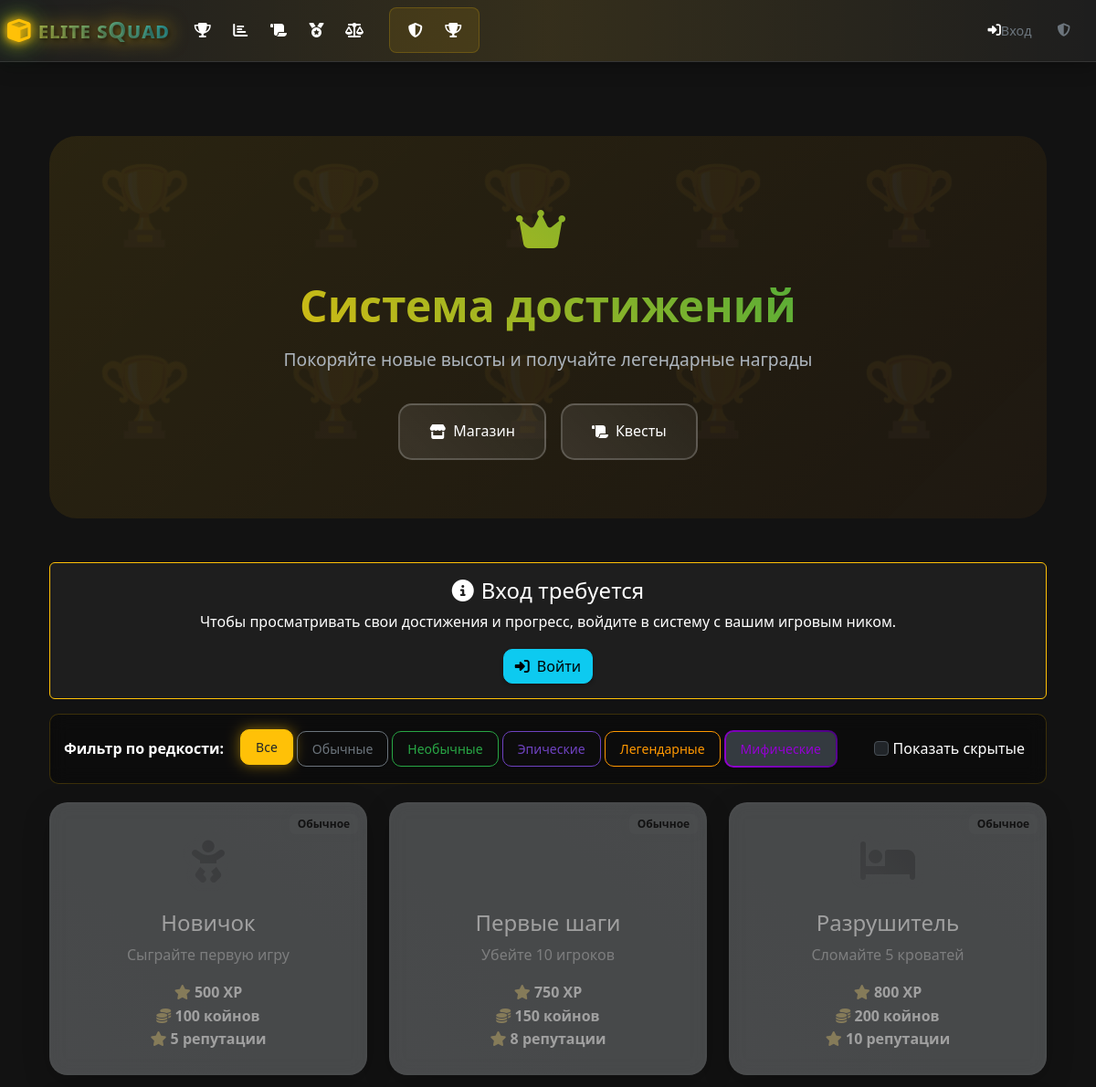
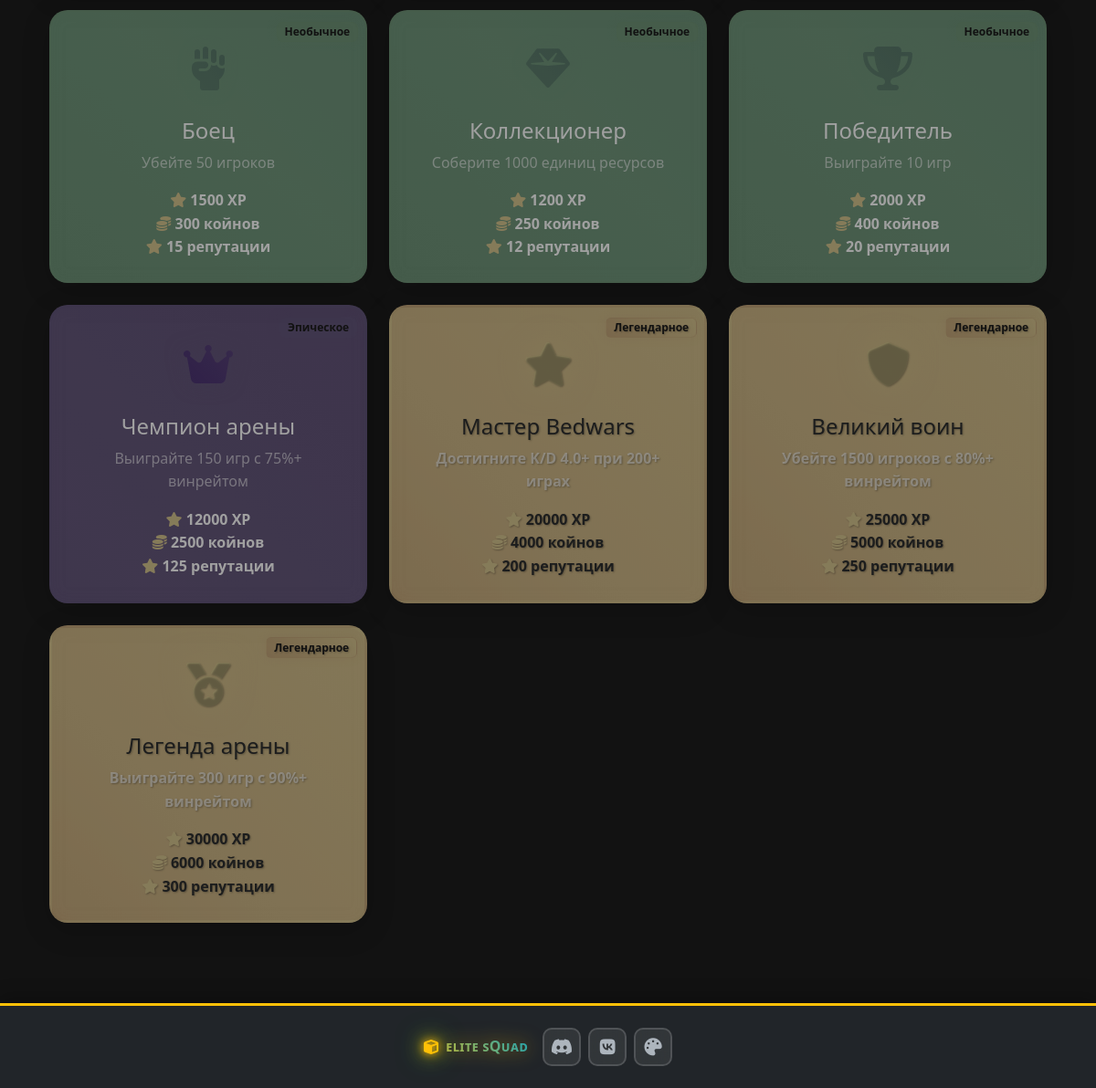
/achievements, run on the app's committed database (2 pictures, top to bottom).
### models.py (models this page shows, shortened)
class Achievement(db.Model):
    id = db.Column(db.Integer, primary_key=True)
    title = db.Column(db.String(200), nullable=False)
    description = db.Column(db.Text, nullable=False)
    icon = db.Column(db.String(50), default='fas fa-medal')
    rarity = db.Column(db.String(20), default='common')  # common, uncommon, epic, legendary, mythic
    unlock_condition = db.Column(db.Text, nullable=False)  # JSON condition
    reward_xp = db.Column(db.Integer, default=0)
    reward_coins = db.Column(db.Integer, default=0)
    reward_reputation = db.Column(db.Integer, default=0)
    reward_title = db.Column(db.String(100), nullable=True)
    is_hidden = db.Column(db.Boolean, default=False)
    created_at = db.Column(db.DateTime, default=datetime.utcnow)
    player_achievements = db.relationship('PlayerAchievement', backref='achievement', lazy=True)

### routes.py (the view)
@app.route('/achievements')
def achievements():
    is_admin = session.get('is_admin', False)
    current_player = None
    player_nickname = session.get('player_nickname')
    if player_nickname:
        current_player = Player.query.filter_by(nickname=player_nickname).first()
    if Achievement.query.count() == 0:
        Achievement.create_default_achievements()
    all_achievements = Achievement.query.all()
    player_achievements = []
    if current_player:
        player_achievements = PlayerAchievement.query.filter_by(
            player_id=current_player.id
        ).all()
    for achievement in all_achievements:
        achievement.earned_count = PlayerAchievement.query.filter_by(achievement_id=achievement.id).count()
    return render_template('achievements.html',
                         achievements=all_achievements,
                         player_achievements=player_achievements,
                         current_player=current_player,
                         is_admin=is_admin)

### routes.py (called while the page is built)
@app.context_processor
def inject_current_player():
    current_player = None
    player_nickname = session.get('player_nickname')
    if player_nickname:
        current_player = Player.query.filter_by(nickname=player_nickname).first()
    if 'language' not in session:
        session['language'] = 'ru'
    return dict(current_player=current_player, current_language=session.get('language', 'ru'))

### templates/achievements.html (shortened to what this page needs)
{% extends "base.html" %}
{% block content %}
<div class="achievements-page">
    <div class="achievements-background">
    </div>
    <div class="container-fluid">
        <div class="achievements-hero">
            <div class="hero-content text-center">
                <div class="hero-icon">
                    <i class="fas fa-crown"></i>
                </div>
                <h1 class="hero-title gradient-text">Система достижений</h1>
                <p class="hero-subtitle">Покоряйте новые высоты и получайте легендарные награды</p>
                <div class="hero-nav">
                    <a href="{{ url_for('shop') }}" class="hero-nav-btn">
                        <i class="fas fa-store"></i>
                        <span>Магазин</span>
                    </a>
                    <a href="{{ url_for('quests') }}" class="hero-nav-btn">
                        <i class="fas fa-scroll"></i>
                        <span>Квесты</span>
                    </a>
                </div>
            </div>
        </div>
            {% if current_player %}
            <div class="achievement-stats">
                <div class="row text-center">
                    <div class="col-md-3">
                        <div class="stat-item">
                            <i class="fas fa-user text-info fa-2x mb-2"></i>
                            <h4>{{ current_player.nickname }}</h4>
                            <p class="text-muted">{{ current_player.role }}</p>
                        </div>
                    </div>
                    <div class="col-md-3">
                        <div class="stat-item">
                            <i class="fas fa-trophy text-warning fa-2x mb-2"></i>
                            <h4>{{ player_achievements|length }}</h4>
                            <p class="text-muted">Получено достижений</p>
                        </div>
                    </div>
                    <div class="col-md-3">
                        <div class="stat-item">
                            <i class="fas fa-percentage text-success fa-2x mb-2"></i>
                            <h4>{{ ((player_achievements|length / achievements|length) * 100)|round(1) if achievements else 0 }}%</h4>
                            <p class="text-muted">Прогресс</p>
                        </div>
                    </div>
                    <div class="col-md-3">
                        <div class="stat-item">
                            <div class="progress-ring">
                                <svg>
                                    <circle class="background"></circle>
                                    <circle class="progress" style="stroke-dashoffset: {{ 163.36 - (163.36 * (player_achievements|length / achievements|length)) if achievements else 163.36 }}"></circle>
                                </svg>
                                <div style="position: absolute; top: 50%; left: 50%; transform: translate(-50%, -50%); font-size: 0.8rem; font-weight: bold;">
                                    {{ player_achievements|length }}/{{ achievements|length }}
                                </div>
                            </div>
                            <p class="text-muted mt-2">Завершенность</p>
                        </div>
                    </div>
                </div>
            </div>
            <div class="d-flex justify-content-center align-items-center mb-4">
                <div class="player-reputation me-3">
                    <i class="fas fa-star text-primary me-1"></i> Репутация: {{ current_player.reputation }}
                </div>
                <div class="player-coins">
                    <i class="fas fa-coins text-warning me-1"></i> Койны: {{ current_player.coins }}
                </div>
            </div>
            {% else %}
            <div class="alert alert-info text-center">
                <h4><i class="fas fa-info-circle me-2"></i>Вход требуется</h4>
                <p>Чтобы просматривать свои достижения и прогресс, войдите в систему с вашим игровым ником.</p>
                <a href="{{ url_for('player_login') }}" class="btn btn-info">
                    <i class="fas fa-sign-in-alt me-2"></i>Войти
                </a>
            </div>
            {% endif %}
            <div class="rarity-filter">
                <div class="d-flex flex-wrap align-items-center">
                    <span class="me-3"><strong>Фильтр по редкости:</strong></span>
                    <button class="btn btn-sm btn-outline-secondary filter-btn" data-filter="all">Все</button>
                    <button class="btn btn-sm btn-outline-secondary filter-btn" data-filter="common">Обычные</button>
                    <button class="btn btn-sm btn-outline-info filter-btn rarity-filter-btn" data-filter="uncommon">Необычные</button>
                    <button class="btn btn-sm btn-outline-primary filter-btn" data-filter="epic">Эпические</button>
                    <button class="btn btn-sm btn-outline-warning filter-btn" data-filter="legendary">Легендарные</button>
                    <button class="btn btn-sm btn-outline-danger filter-btn" data-filter="mythic" style="background: linear-gradient(45deg, #ff00ff, #00ffff, #ffff00, #ff00ff); color: white;">Мифические</button>
                    <div class="ms-auto">
                        <label class="form-check-label me-2">
                            <input type="checkbox" id="show-hidden" class="form-check-input"> Показать скрытые
                        </label>
                    </div>
                </div>
            </div>
            <div class="row">
                {% for achievement in achievements %}
                {% set is_earned = achievement.id in (player_achievements | map(attribute='achievement_id') | list) %}
                {% set is_hidden = achievement.is_hidden and not is_earned %}
                <div class="col-lg-4 col-md-6 mb-4 achievement-item"
                     data-rarity="{{ achievement.rarity }}"
                     data-hidden="{{ is_hidden|lower }}">
                    <div class="achievement-card h-100 p-4
                                {% if is_hidden %}locked hidden-achievement{% elif not is_earned %}locked{% endif %}
                                rarity-{{ achievement.rarity }}">
                <div class="position-absolute top-0 end-0 p-2">
                    <span class="badge rarity-{{ achievement.rarity }}">
                        {% if achievement.rarity == 'common' %}Обычное
                        {% elif achievement.rarity == 'uncommon' %}Необычное
                        {% elif achievement.rarity == 'rare' %}Редкое
                        {% elif achievement.rarity == 'epic' %}Эпическое
                        {% elif achievement.rarity == 'legendary' %}Легендарное
                        {% elif achievement.rarity == 'mythic' %}Мифическое
                        {% else %}{{ achievement.rarity.title() }}
                        {% endif %}
                    </span>
                </div>
                        {% if not is_hidden %}
                        <div class="text-center">
                            <div class="achievement-icon">
                                <i class="{{ achievement.icon }}"></i>
                            </div>
                            <h4 class="mb-2">{{ achievement.title }}</h4>
                            <p class="text-muted mb-3">{{ achievement.description }}</p>
                            <div class="achievement-rewards">
                                {% if achievement.reward_xp > 0 %}
                                <div class="reward-item">
                                    <i class="fas fa-star text-warning"></i>
                                    <strong>{{ achievement.reward_xp }} XP</strong>
                                </div>
                                {% endif %}
                                {% if achievement.reward_coins > 0 %}
                                <div class="reward-item">
                                    <i class="fas fa-coins text-warning"></i>
                                    <strong>{{ achievement.reward_coins }} койнов</strong>
                                </div>
                                {% endif %}
                                {% if achievement.reward_reputation > 0 %}
                                <div class="reward-item">
                                    <i class="fas fa-star text-warning"></i>
                                    <strong>{{ achievement.reward_reputation }} репутации</strong>
                                </div>
                                {% endif %}
                            </div>
                        </div>
                        {% else %}
                        <div class="text-center">
                            <h4 class="mb-2 text-muted">Скрытое достижение</h4>
                            <p class="text-muted">Выполните определенные условия, чтобы разблокировать</p>
                        </div>
                        {% endif %}
                    </div>
                </div>
                {% endfor %}
            </div>
        </div>
    </div>
</div>
{% endblock %}

### templates/achievements.html (style rules this page uses)
.achievement-card { background: linear-gradient(135deg, rgba(52, 58, 64, 0.9), rgba(73, 80, 87, 0.9)); border: 2px solid transparent; border-radius: 20px; transition: all 0.4s cubic-bezier(0.25, 0.46, 0.45, 0.94); position: relative; overflow: hidden; backdrop-filter: blur(10px); box-shadow: 0 8px 32px rgba(0, 0, 0, 0.3); }
.achievement-card::before { content: ''; position: absolute; top: 0; left: 0; right: 0; bottom: 0; background: linear-gradient(45deg, rgba(255, 255, 255, 0.05) 25%, transparent 25%), linear-gradient(-45deg, rgba(255, 255, 255, 0.05) 25%, transparent 25%), linear-gradient(45deg, transparent 75%, rgba(255, 255, 255, 0.05) 75%), linear-gradient(-45deg, transparent 75%, rgba(255, 255, 255, 0.05) 75%); background-size: 20px 20px; background-position: 0 0, 0 10px, 10px -10px, -10px 0px; opacity: 0.1; pointer-events: none; }
.achievement-card.locked { opacity: 0.6; filter: grayscale(70%); }
.rarity-common { background: rgba(108, 117, 125, 0.8); }
.rarity-uncommon { background: rgba(13, 202, 240, 0.8); }
.rarity-epic { background: rgba(111, 66, 193, 0.8); }
.rarity-legendary { background: linear-gradient(45deg, #ff6b6b, #feca57); }
.rarity-uncommon { background: rgba(40, 167, 69, 0.8); }
.achievement-icon { font-size: 3rem; margin-bottom: 15px; transition: all 0.3s ease; }
.rarity-filter { background: rgba(0, 0, 0, 0.3); border-radius: 10px; padding: 15px; margin-bottom: 20px; }
.filter-btn { margin: 2px; font-size: 0.875rem; }
.filter-btn.active { background-color: #0d6efd; color: white; border-color: #0d6efd; }

### data on the page
Achievement: rarity "Обычное", title "Новичок", description "Сыграйте первую игру", reward_xp "500", reward_coins "100", reward_reputation "5"
Achievement: rarity "Обычное", title "Первые шаги", description "Убейте 10 игроков", reward_xp "750", reward_coins "150", reward_reputation "8"
Achievement: rarity "Обычное", title "Разрушитель", description "Сломайте 5 кроватей", reward_xp "800", reward_coins "200", reward_reputation "10"
Achievement: rarity "Необычное", title "Боец", description "Убейте 50 игроков", reward_xp "1500", reward_coins "300", reward_reputation "15"
Achievement: rarity "Необычное", title "Коллекционер", description "Соберите 1000 единиц ресурсов", reward_xp "1200", reward_coins "250", reward_reputation "12"
Achievement: rarity "Необычное", title "Победитель", description "Выиграйте 10 игр", reward_xp "2000", reward_coins "400", reward_reputation "20"
Achievement: rarity "Эпическое", title "Чемпион арены", description "Выиграйте 150 игр с 75%+ винрейтом", reward_xp "12000", reward_coins "2500", reward_reputation "125"
Achievement: rarity "Легендарное", title "Мастер Bedwars", description "Достигните K/D 4.0+ при 200+ играх", reward_xp "20000", reward_coins "4000", reward_reputation "200"
Achievement: rarity "Легендарное", title "Великий воин", description "Убейте 1500 игроков с 80%+ винрейтом", reward_xp "25000", reward_coins "5000", reward_reputation "250"
Achievement: rarity "Легендарное", title "Легенда арены", description "Выиграйте 300 игр с 90%+ винрейтом", reward_xp "30000", reward_coins "6000", reward_reputation "300"

### other printed values
{{ 'login'|t }} "Вход"
